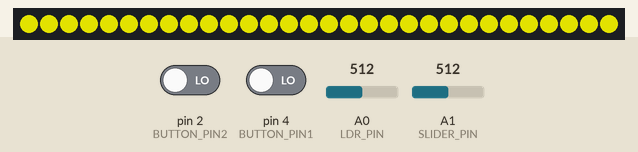
Recording of a program running on a simulated Arduino Uno, built with avr-gcc and run on an emulated ATmega328P. On the bench: 30 RGB LEDs in strip order, left to right. The inputs (shaded band) are chosen by the test bench; at power-on: A1 (SLIDER_PIN) = 512, pin 2 (BUTTON_PIN2) LOW, pin 4 (BUTTON_PIN1) LOW, A0 (LDR_PIN) = 512. Dim RGB values are drawn brighter than linear; what the program prints to the serial monitor is not drawn.

Above: at 1.2 s.
1.3 s: A1 (SLIDER_PIN) set to 791
4.3 s: A1 (SLIDER_PIN) set to 807
At 4.41 s:
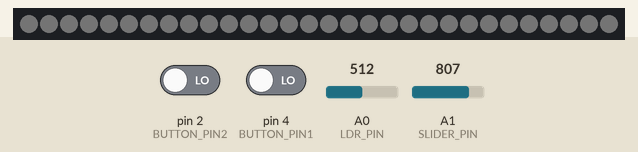
6.4 s: A1 (SLIDER_PIN) set to 290
At 7.0 s:
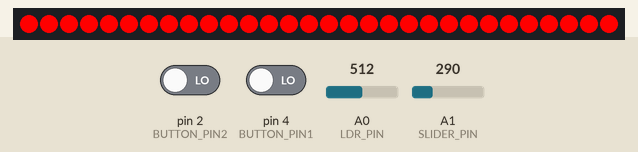
7.9 s: A1 (SLIDER_PIN) set to 110
9.4 s: A1 (SLIDER_PIN) set to 89
At 10.6 s:
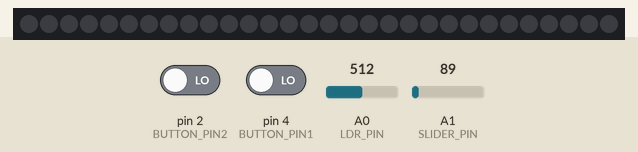
10.9 s: A1 (SLIDER_PIN) set to 122
At 11.7 s:
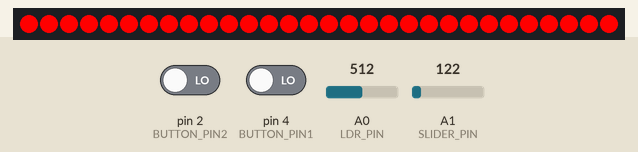
Timing chart, 0 to 13.4 s (numbered marks = the images above; inputs shaded):
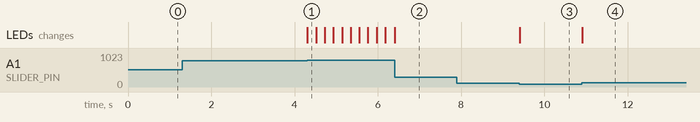

The program:

main.cpp
```cpp
#include <Arduino.h>
#include "FastLED.h"

#define DATA_PIN 3
#define LED_TYPE WS2812B
#define COLOR_ORDER GRB
#define NUM_LEDS 30
CRGB leds[NUM_LEDS];

#define BRIGHTNESS 255
#define FRAMES_PER_SECOND 120

#define LDR_PIN A0
#define SLIDER_PIN A1

#define BUTTON_PIN1 4
#define BUTTON_PIN2 2

// Debounce timer
unsigned long lastDebounceTime = 0; // the last time the output pin was toggled
unsigned long debounceDelay = 50;   // the debounce time; increase if the output flickers
int lastState = LOW;
int buttonState = LOW;

unsigned long wakeUpTimer = 0;
unsigned long wakeUpDelay = 200;
int wakeUpBrightness = 0;

enum function_types_t
{
    WAKE_UP,
    DRIVING,
    BREAK,
    EVENING,
    SLEEP
};
uint8_t function = WAKE_UP;

boolean readButton(int button)
{
    int currentState = digitalRead(button);

    // If the switch/button changed, due to noise or pressing:
    if (currentState != lastState)
    {
        // reset the debouncing timer
        lastDebounceTime = millis();
    }

    if ((millis() - lastDebounceTime) > debounceDelay)
    {
        // whatever the reading is at, it's been there for longer than the debounce
        // delay, so take it as the actual current state:

        // if the button state has changed:
        if (currentState != buttonState)
        {
            buttonState = currentState;
            if (buttonState == LOW)
            {
                lastState = currentState;
                Serial.println("Button pressed");
                return true;
            }
        }
    }
    lastState = currentState;
    return false;
}

int readLDR()
{
    // Read the analog value (0-1023)
    int sensorValue = analogRead(LDR_PIN);
    Serial.print("LDR value: ");
    Serial.println(sensorValue);

    // Map the analog value to a brightness range (0-255)
    int brightness = map(sensorValue, 200, 1080, 255, 0);
    return brightness;
}

int readSlider()
{
    int sliderValue = analogRead(SLIDER_PIN);
    // Serial.print("Slider value: ");
    // Serial.println(sliderValue);

    // Map slider value to circadian modes
    if (sliderValue < 100)
    {
        return SLEEP;
    }
    else if (sliderValue < 300)
    {
        return EVENING;
    }
    else if (sliderValue < 800)
    {
        return DRIVING;
    }
    if (function != WAKE_UP)
    {
        wakeUpBrightness = 0;
        FastLED.setBrightness(wakeUpBrightness);
    }
    return WAKE_UP;
}

void switchFunction()
{
    // If slider value changed
    if (function != BREAK)
        function = readSlider();

    switch (function)
    {
    case (WAKE_UP):
        // Set all LEDs to white
        fill_solid(leds, NUM_LEDS, CRGB::White);

        if (wakeUpDelay < millis() - wakeUpTimer)
        {
            // Reset timer
            wakeUpTimer = millis();

            if (wakeUpBrightness < 250)
            {
                wakeUpBrightness += 1;
                // Adjust the brightness of the strip
                FastLED.setBrightness(wakeUpBrightness);
            }
        }

        break;

    case (DRIVING):
        // Set all LEDs to white
        fill_solid(leds, NUM_LEDS, CRGB::Yellow);
        FastLED.setBrightness(readLDR());

        if (readButton(BUTTON_PIN1))
        {
            function = BREAK;
            Serial.println("Break started");
        }
        else if (readButton(BUTTON_PIN2))
        {
        }
        break;

    case (BREAK):
        FastLED.setBrightness(BRIGHTNESS);
        fill_solid(leds, NUM_LEDS, CRGB::Orange);
        if (readButton(BUTTON_PIN1))
        {
            function = DRIVING;
            Serial.println("Break ended");
        }
        break;

    case (EVENING):
        FastLED.setBrightness(BRIGHTNESS);
        fill_solid(leds, NUM_LEDS, CRGB::Red); // Dim red tones to promote sleep
        break;

    case (SLEEP):
        fill_solid(leds, NUM_LEDS, CRGB::Black); // Turn LEDs off
        break;
    }
}

void setup()
{
    Serial.begin(9600);
    // put your setup code here, to run once:
    // tell FastLED about the LED strip configuration
    FastLED.addLeds<LED_TYPE, DATA_PIN, COLOR_ORDER>(leds, NUM_LEDS).setCorrection(TypicalLEDStrip);
    // FastLED.addLeds<LED_TYPE,DATA_PIN,CLK_PIN,COLOR_ORDER>(leds, NUM_LEDS).setCorrection(TypicalLEDStrip);

    // set master brightness control
    FastLED.setBrightness(BRIGHTNESS);
    FastLED.clear();
    FastLED.show();
}

void loop()
{
    switchFunction();
    // Show the updated LED colors and brightness
    FastLED.show();
    // Add a small delay for stability
    delay(10);
}
```

Measured:
- the behaviour switches between 799 and 800 on A1 (SLIDER_PIN) (found by bisection; images 0 and 1)
- the behaviour switches between 100 and 99 on A1 (SLIDER_PIN) (found by bisection; images 2 and 3)
- after the input at 1.3 s, every drawn part: stays the same
- after the input at 4.3 s, the LEDs: change at once (image 1)
- after the input at 6.4 s, the LEDs: change at once (image 2)
- after the input at 7.9 s, every drawn part: stays the same
- after the input at 9.4 s, the LEDs: change at once (image 3)
- after the input at 10.9 s, the LEDs: change at once (image 4)
